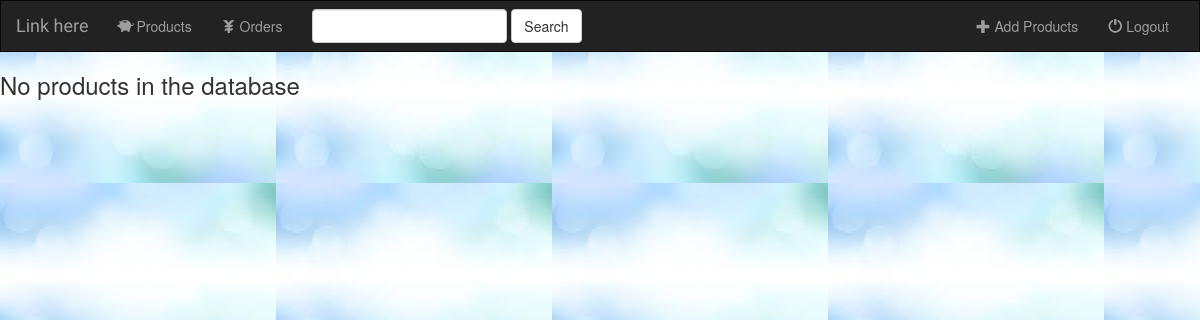
/pork/, run on an earlier commit of the app's database.
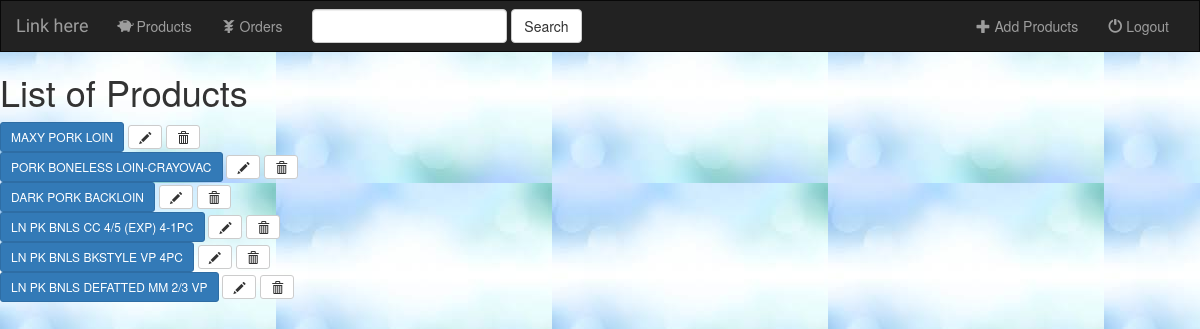
And on a later commit of the database.
### pork01/models.py (models this page shows, shortened)
class Products(models.Model):
    supplier = models.ForeignKey(Suppliers, on_delete=models.CASCADE) #Supplier
    prod_code_supplier = models.IntegerField(primary_key=True) #Supplier product code
    item_supplier = models.CharField(max_length=75) #Supplier Item Description
    prod_code_sumitomo = models.IntegerField() #Sumitomo product code
    item_sumitomo = models.CharField(max_length=75) #Sumitomo item description

### pork01/views.py (the view)
class IndexView(generic.ListView):
	template_name='pork01/index.html'
	context_object_name='object_list' #ListView returns "object_list" by default but cn be overridden with using this variable
	def get_queryset(self):
		return Products.objects.all() #this returns an object called "object_list"s

### pork01/templates/pork01/index.html (shortened to what this page needs)
{% extends 'pork01/base.html' %}
{% block myBody %}
	{% if object_list %}
		<h1>List of Products</h1>
		<div>
				{% for prod in object_list %}
				<div>
					<a href="{% url 'pork01:product_detail' prod.prod_code_supplier %}" class="btn btn-primary btn-sm">{{ prod.item_supplier }}</a>
					<form action="{% url 'pork01:product-update' prod.prod_code_supplier %}" method="post" style="display: inline;">
						<button type="submit" class="btn btn-default btn-sm">
							<span class="glyphicon glyphicon-pencil"></span>
						</button>
					</form>
					<form action="#" method="post" style="display: inline;">
						<button type="submit" class="btn btn-default btn-sm">
							<span class="glyphicon glyphicon-trash"></span>
						</button>
					</form>
				</div>
				{% endfor %}
			</div>
	{% else %}
		<h3>No products in the database</h3>
	{% endif %}
{% endblock %}

### pork01/templates/pork01/base.html (shortened to what this page needs)
{% load staticfiles %}
<link rel="stylesheet" type="text/css" href="https://maxcdn.bootstrapcdn.com/bootstrap/3.3.6/css/bootstrap.min.css">
<link rel="stylesheet" type="text/css" href="{% static 'pork01/style.css' %}"/>
<html>
<head>
</head>
<body>
  <nav class="navbar navbar-inverse">
  	<div class="container-fluid">
  		<div class="navbar-header">
  			<a class="navbar-brand" href="{% url 'pork01:index' %}">Link here</a>
  		</div>
  		<div class="collapse navbar-collapse" id="topNavBar">
  			<ul class="nav navbar-nav">
  				<li class="">
  					<a href="{% url 'pork01:index' %}">
  						<span class="glyphicon glyphicon-piggy-bank" aria-hidden="true"></span>&nbsp;Products
  					</a>
  				</li>
  				<li class="">
  					<a href="{% url 'pork01:index' %}">
  						<span class="glyphicon glyphicon-yen" aria-hidden="true"></span>&nbsp;Orders
  					</a>
  				</li>
  			</ul>
  			<form class="navbar-form navbar-left" role="search" method="get" action="#">
  				<div class="form-group">
  					<input type="text" class="form-control" name="q" value="">
  				</div>
  				<button type="submit" class="btn btn-default"> Search</button>
  			</form>
  			<ul class="nav navbar-nav navbar-right">
  				<li class="">
  					<a href="{% url 'pork01:product-add' %}">
  						<span class="glyphicon glyphicon-plus" aria-hidden="true"></span>&nbsp;Add Products
  					</a>
  				</li>
  				<li class="">
  					<a href="{% url 'pork01:index' %}">
  						<span class="glyphicon glyphicon-off" aria-hidden="true"></span>&nbsp;Logout
  					</a>
  				</li>
  			</ul>
  		</div>
  	</div>
  </nav>
  {% block myBody%}
  {% endblock %}
</body>
</html>

### pork01/static/pork01/style.css (style rules this page uses)
body { background: white url("images/background.png"); }
.navbar { border-radius: 0; }
.navbar-brand { font-family: 'Satisfy', cursive; }

What changed in the data, as far as the page shows it:
added Products: item_supplier "MAXY PORK LOIN"
added Products: item_supplier "PORK BONELESS LOIN-CRAYOVAC"
added Products: item_supplier "DARK PORK BACKLOIN"
added Products: item_supplier "LN PK BNLS CC 4/5 (EXP) 4-1PC"
added Products: item_supplier "LN PK BNLS BKSTYLE VP 4PC"
added Products: item_supplier "LN PK BNLS DEFATTED MM 2/3 VP"
Also different on the page:
text no longer shown: "No products in the database"
text now shown: "List of Products"
